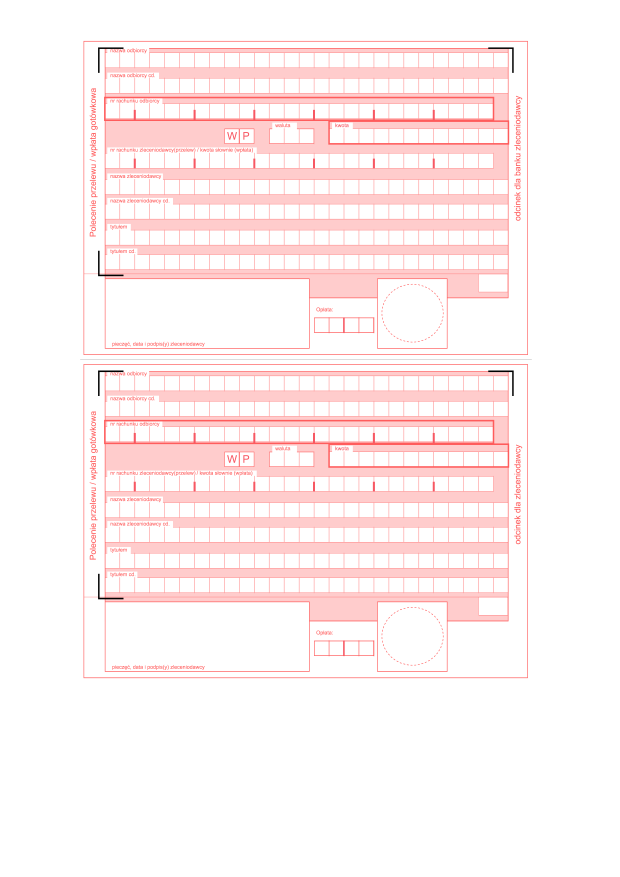
#> input picture assets/images/blankiet.png, 2480 x 3508 px, given in place of 740-1034_0.png, which was not available (shown at 1/4 size)
$ python polacz_szablony.py
#> lines starting #> are read from the running program, lines starting #| are printed output that depends on the picture; after the words box and inside, x2 and y2 are one past the last pixel; in counts of white or black regions, pixels touching at a corner belong together; pictures that were not available may be replaced by others from this repository, and a replacement may not be noted
### tools/generate_blankiet.py
#!/usr/bin/env python3
"""Generuje pusty blankiet przelewu (template) - ramki, kratki, napisy.

Canvas 1000x1414 px -> 2480x3508 px (300 DPI A4).
Uzycie: python tools/generate_blankiet.py [--output sciezka] [--fill dane.json]
"""

import argparse, json, os, math
from PIL import Image, ImageDraw, ImageFont

SKALA = 2480.0 / 1000.0
W, H = int(round(1000 * SKALA)), int(round(1414 * SKALA))
FONT_PATH = r"C:\Windows\Fonts\cour.ttf"


def _s(v):
    return int(round(v * SKALA))


def _sf(v):
    return v * SKALA


def rysuj_szablon(draw, offset_y=0):
    """Rysuje strukture blankietu (ramki, kratki, etykiety) na podanym draw.
    offset_y w canvas px (0=gora, 674=kol)."""
    oy = _s(offset_y)
    czarny = (0, 0, 0)
    czerwony = (200, 0, 0)
    szary = (180, 180, 180)

    try:
        fl = ImageFont.truetype(FONT_PATH, 12)
    except IOError:
        fl = ImageFont.load_default()

    # === Główna ramka ===
    bx, by, bw, bh = _s(134), _s(46), _s(732), _s(622)
    draw.rectangle([bx, by + oy, bx + bw, by + bh + oy], outline=czarny, width=2)

    # === Lewy margines ===
    lx, ly, lw, lh = _s(134), _s(463), _s(25), _s(72)
    draw.rectangle([lx, ly + oy, lx + lw, ly + lh + oy], outline=szary, width=1)

    # === Prawy margines ===
    rx, ry, rw, rh = _s(818), _s(463), _s(25), _s(72)
    draw.rectangle([rx, ry + oy, rx + rw, ry + rh + oy], outline=szary, width=1)

    # === Główny blok siatki ===
    gx, gy, gw, gh = _s(166), _s(46), _s(652), _s(572)

    # === Rzędy kratek (skalibrowane do oryginalnego skanu 740-1034_0.png) ===
    pola = [
        ("NAZWA ODBIORCY",        66,  34, 27, 24.00),
        ("",                      100, 34, 27, 24.00),
        ("NR RACHUNKU ODBIORCY", 146,  40, 26, 24.90),
        ("",                      198,  40, 26, 24.50),  # cały rząd (W/P+waluta+kwota)
        ("NR RACHUNKU ZLECENIODAWCY", 250, 40, 26, 24.90),
        ("NAZWA ZLECENIODAWCY",   302,  34, 27, 24.00),
        ("",                      336,  34, 27, 24.00),
        ("TYTUŁEM",               382,  34, 27, 24.00),
        ("",                      416,  34, 27, 24.00),
    ]

    for etykieta, yc, hc, cc, sc in pola:
        yy = _s(yc) + oy
        hh = _s(hc)
        draw.rectangle([gx, yy, gx + gw, yy + hh], outline=czarny, width=1)
        for i in range(1, cc):
            xx = gx + _s(i * sc)
            gruba = (i in (2, 6, 10, 14, 18, 22)) and cc == 26
            draw.line([xx, yy, xx, yy + hh], fill=czerwony if gruba else czarny, width=3 if gruba else 1)
        if etykieta:
            draw.text((gx + 2, yy - _s(8)), etykieta, font=fl, fill=czerwony, anchor="lt")

    # === Wiersz specjalny Y=198: W/P + waluta + kwota ===
    y198 = _s(198) + oy
    h40 = _s(40)

    # W/P
    wp_x = _s(358)
    draw.rectangle([wp_x, y198, wp_x + _s(48), y198 + h40], outline=czarny, width=1)
    draw.line([wp_x + _s(24), y198, wp_x + _s(24), y198 + h40], fill=czarny, width=1)

    # Waluta
    wal_x = _s(435)
    wal_w = _s(72)
    draw.rectangle([wal_x, y198, wal_x + wal_w, y198 + h40], outline=czarny, width=1)
    for i in range(1, 3):
        draw.line([wal_x + _s(i * 24.0), y198, wal_x + _s(i * 24.0), y198 + h40], fill=czarny, width=1)

    # Kwota
    kw_x = _s(531)
    kw_w = _s(290)
    draw.rectangle([kw_x, y198, kw_x + kw_w, y198 + h40], outline=czarny, width=1)
    step_kw = 290.0 / 14.0
    for i in range(1, 14):
        xx = kw_x + _s(i * step_kw)
        draw.line([xx, y198, xx, y198 + h40], fill=czarny, width=1)
    # separator groszy
    draw.line([kw_x + _s(12 * step_kw), y198, kw_x + _s(12 * step_kw), y198 + h40], fill=czarny, width=3)

    # === Dolna sekcja: pieczęć, opłata, stempel ===
    # Pieczęć
    st_x, st_y, st_w, st_h = _s(168), _s(448), _s(332), _s(170)
    draw.rectangle([st_x, st_y + oy, st_x + st_w, st_y + st_h + oy], outline=czarny, width=1)

    # Opłata
    op_x, op_y, op_w, op_h = _s(506), _s(512), _s(104), _s(44)
    draw.rectangle([op_x, op_y + oy, op_x + op_w, op_y + op_h + oy], outline=czarny, width=1)
    for i in range(1, 5):
        draw.line([op_x + _s(i * 20.0), op_y + oy, op_x + _s(i * 20.0), op_y + op_h + oy], fill=czarny, width=1)

    # Stempel (okrąg)
    r = _s(57)
    scx, scy = _s(665), _s(505) + oy
    draw.ellipse([scx - r, scy - r, scx + r, scy + r], outline=czarny, width=1)


# [53 lines left out: function generuj, not called in this run]


# [12 lines that do not run on import are left out]

### tools/polacz_szablony.py
#!/usr/bin/env python3
"""Tworzy blankiet.png: oryginalny skan (bez czerwonej siatki) + nasza idealna siatka."""

import sys
sys.path.insert(0, 'tools')
from generate_blankiet import rysuj_szablon
from PIL import Image, ImageDraw
import numpy as np


def stworz_blankiet(oryginal="740-1034_0.png", wyjscie="assets/images/blankiet.png"):
#> called with oryginal = '740-1034_0.png', wyjscie = 'assets/images/blankiet.png'
    oryg = Image.open(oryginal).convert("RGB")
    arr = np.array(oryg)

    # Czycie oryginal z czerwona siatka - usun ja
    r, g, b = arr[:, :, 0].astype(float), arr[:, :, 1].astype(float), arr[:, :, 2].astype(float)
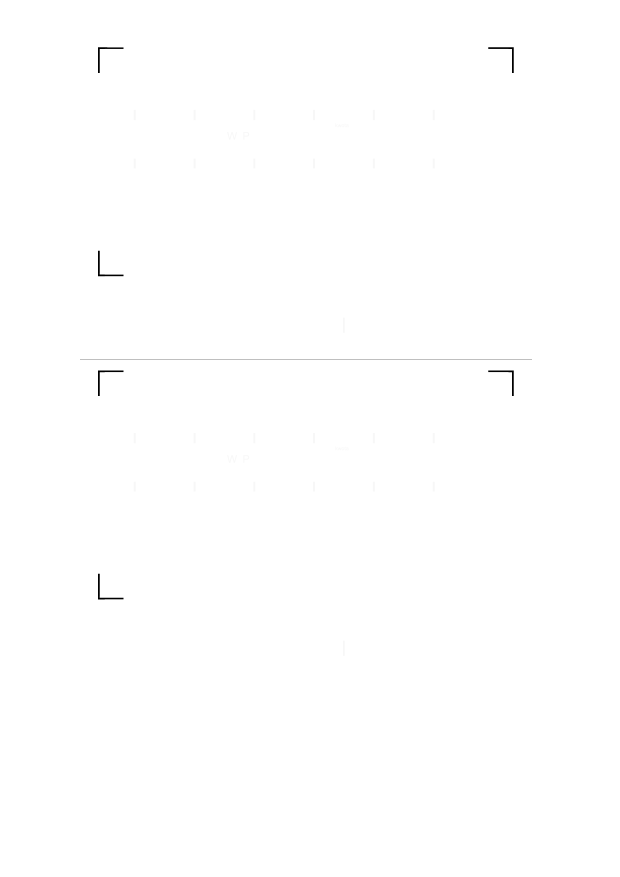
#> r: shape (3508, 2480) float64 (shown at 1/4 size); min 0, max 255, mean 254.7
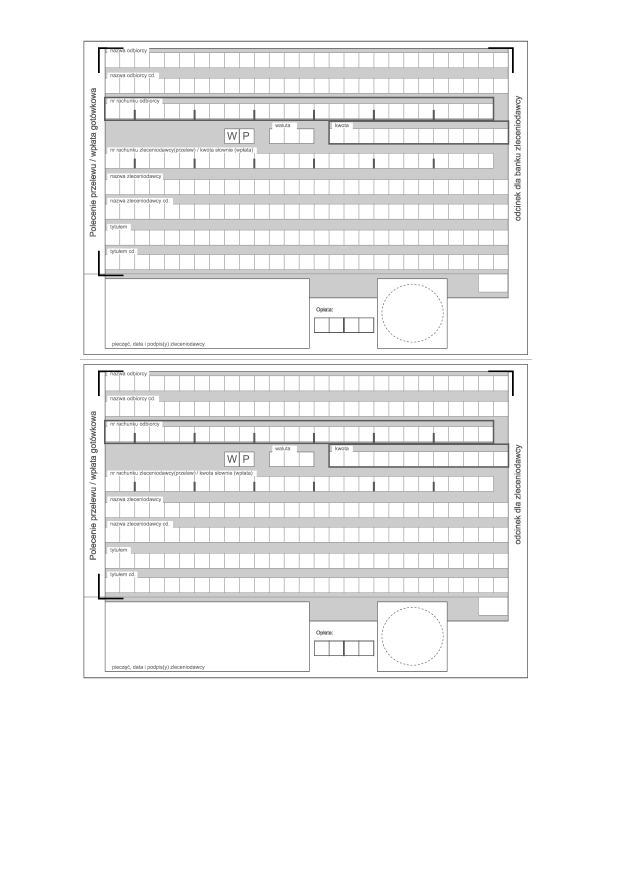
#> g: shape (3508, 2480) float64 (shown at 1/4 size); min 0, max 255, mean 242
    # Czerwone linie: R-G > 30 i R-B > 30
    mask = (r - g > 30) & (r - b > 30)
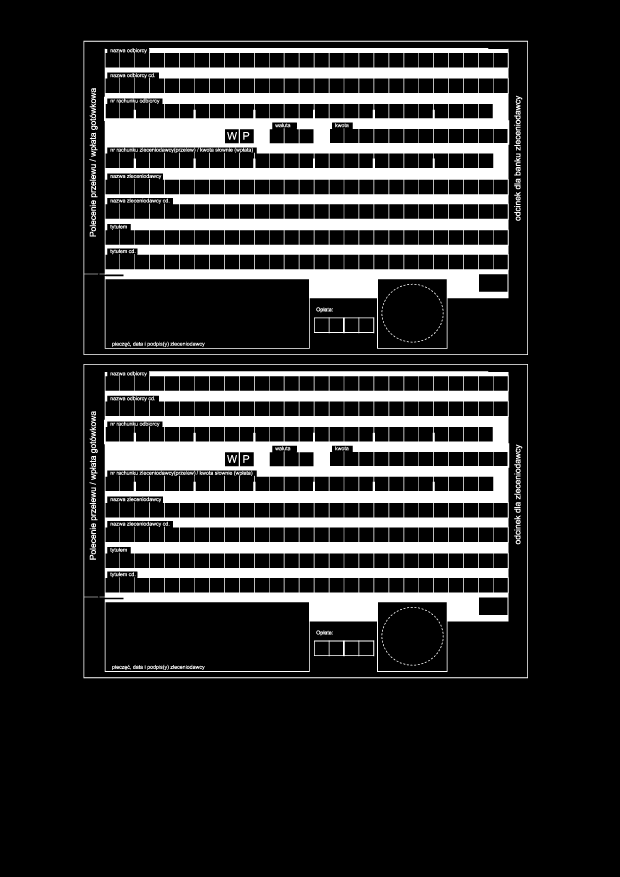
#> mask: shape (3508, 2480) bool (shown at 1/4 size); 17.9% white; 570 white regions (39 under 20 px), largest, box (x1, y1, x2, y2) and area: (398, 192, 2037, 1395) 726523, (398, 1485, 2037, 2688) 725468, (334, 163, 2112, 1420) 20057
    # Szerszy zakres - usun wiecej czerwieni
    for i in range(2):
        for j in range(2):
            shifted = np.roll(mask, (i, j), axis=(0, 1))
            mask = mask | shifted
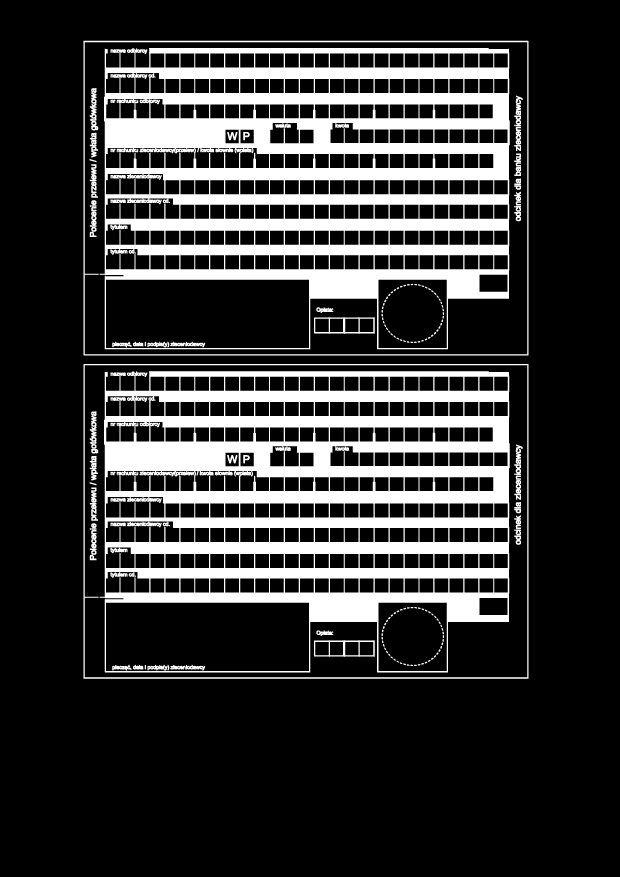
#> mask: shape (3508, 2480) bool (shown at 1/4 size); 20.1% white; 199 white regions, largest, box (x1, y1, x2, y2) and area: (398, 192, 2039, 1397) 806563, (398, 1485, 2039, 2690) 803327, (334, 163, 2114, 1422) 32280
    arr[mask] = [255, 255, 255]

    cleaned = Image.fromarray(arr)
    draw = ImageDraw.Draw(cleaned)

    # Narysuj nasza siatke w pozycjach dopasowanych do oryginalnego skanu
    # Top: first row at Y=66 canvas (oryg: 163 img px), shift = 66-52 = 14
    # Bottom: first row at Y=712 canvas (oryg: 1766 img px), offset between copies = 712-66 = 646
    rysuj_szablon(draw, offset_y=14)
    rysuj_szablon(draw, offset_y=660)

    cleaned.save(wyjscie)
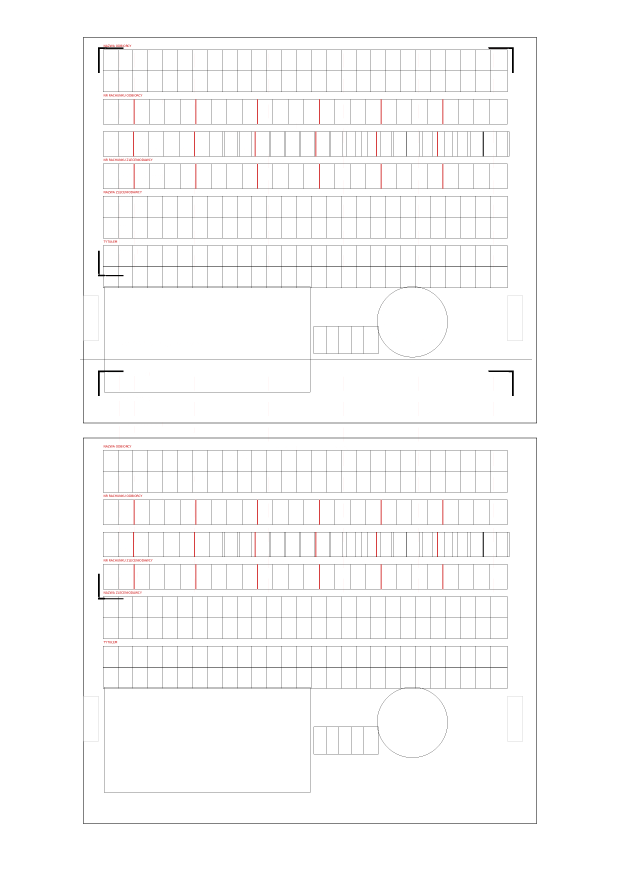
#> saved as blankiet.png: PIL image 2480x3508 RGB (shown at 1/4 size); mean R, G, B 250.8, 250.4, 250.4
    print(f"Zapisano: {wyjscie} ({cleaned.size[0]}x{cleaned.size[1]} px)")
#| Zapisano: assets/images/blankiet.png (2480x3508 px)


if __name__ == "__main__":
    stworz_blankiet()
